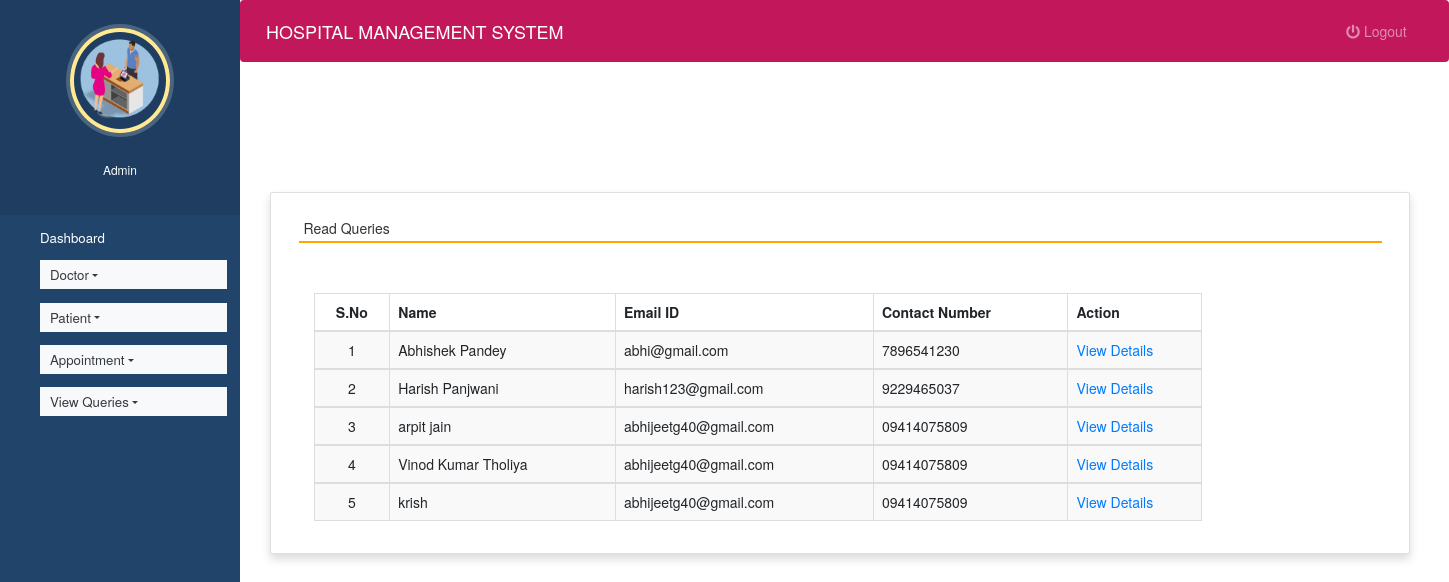
Screenshot of /read_queries (signed in) with the database file from the repository.
### hospitals/models.py (models this page shows, shortened)
class Contact(models.Model):
    name = models.CharField(max_length=100, null=True)
    contact = models.CharField(max_length=15, null=True)
    email = models.CharField(max_length=50, null=True)
    subject = models.CharField(max_length=100, null=True)
    message = models.CharField(max_length=300, null=True)
    msgdate = models.DateField(null=True)
    isread = models.CharField(max_length=10,null=True)

### hospitals/views.py (the view)
# urls.py: path('read_queries', read_queries, name='read_queries'),
def read_queries(request):
    if not request.user.is_authenticated:
        return redirect('login')
    contact = Contact.objects.filter(isread="yes")
    return render(request,'read_queries.html', locals())

### hospitals/templates/read_queries.html (shortened to what this page needs)
{% extends 'admin_nav.html' %}
{% load static %}
{% block content %}
<head>
 <link rel="stylesheet" href="https://maxcdn.bootstrapcdn.com/bootstrap/3.4.1/css/bootstrap.min.css">
  <link rel="stylesheet" href="https://cdnjs.cloudflare.com/ajax/libs/font-awesome/4.7.0/css/font-awesome.min.css">
  <link rel="stylesheet" href="https://use.fontawesome.com/releases/v5.6.3/css/all.css">
</head>
<br><br><br><br>
<div class="container card shadow m-5">
    <div class="card-body">
        <h5 class="p-2" style="border-bottom: 2px solid orange">Read Queries</h5>
		<div class="container mt-5">
            <table id="example" class="table table-striped table-bordered" style="width:80%">
			<thead>
                                    <tr>
                                        <th class="text-center">S.No</th>
                                        <th class="d-none d-sm-table-cell">Name</th>
                                        <th class="d-none d-sm-table-cell">Email ID</th>
                                        <th class="d-none d-sm-table-cell">Contact Number</th>
                                        <th class="d-none d-sm-table-cell" style="width: 15%;">Action</th>
                                    </tr>
                                </thead>
                                {% for i in contact %}
                                <tbody>
                                    <tr>
                                        <td class="text-center">{{forloop.counter}}</td>
                                        <td class="font-w600">{{i.name}}</td>
                                        <td class="font-w600">{{i.email}}</td>
                                        <td class="font-w600">{{i.contact}}</td>
                                        <td class="font-w600"><a href="{% url 'view_queries' i.id %}" class="text-primary">View Details</a></td>
                                    </tr>
                                        {% endfor %}
                                </tbody>
            </table>
        </div>
    </div>
</div>
{% endblock content %}

### hospitals/templates/admin_nav.html (shortened to what this page needs)
<!DOCTYPE html>
{% load static %}
<html lang="en">
<head>
  <link rel="stylesheet" href="https://stackpath.bootstrapcdn.com/bootstrap/4.3.1/css/bootstrap.min.css">
  <link rel="stylesheet" href="https://maxcdn.bootstrapcdn.com/font-awesome/4.7.0/css/font-awesome.min.css">
  <link rel="stylesheet" href="{% static 'style.css' %}">
</head>
<body>
  <nav class="menu" tabindex="0">
    <header class="avatar">
      <img src="{% static 'images/h8.png' %}" />
      <br><br>
      <h6 style="color : white">Admin</h6>
    </header>
    <ul>
      <li tabindex="0" class="icon-dashboard"> <a style="color:white; text-decoration:none;" href="{% url 'admin_home' %}"><span>Dashboard</span></a> </li>
      <li tabindex="0" class="nav-item dropdown icon-customers">
        <a href="" class="nav-link dropdown-toggle text-dark bg-light" id="navbardrop"
				data-toggle="dropdown" style="color:white; text-decoration:none;"> Doctor</a>
      </li>
      <li tabindex="0" class="nav-item dropdown icon-users">
        <a href="" class="nav-link dropdown-toggle text-dark bg-light" id="navbardrop"
				data-toggle="dropdown" style="color:white; text-decoration:none;"> Patient</a>
      </li>
      <li tabindex="0" class="nav-item dropdown icon-calendar">
        <a href="" class="nav-link dropdown-toggle text-dark bg-light" id="navbardrop"
				data-toggle="dropdown" style="color:white; text-decoration:none;"> Appointment</a>
      </li>
        <li tabindex="0" class="nav-item dropdown icon-calendar">
        <a href="" class="nav-link dropdown-toggle text-dark bg-light" id="navbardrop"
				data-toggle="dropdown" style="color:white; text-decoration:none;"> View Queries</a>
      </li>
    </ul>
  </nav>
  <main>
    <div class="bs-example">
      <nav class="navbar navbar-expand-md  navbar-dark fixed-top" style="background:#c2185b;">
        <a href="#" class="navbar-brand">HOSPITAL MANAGEMENT SYSTEM</a>
        <div class="collapse navbar-collapse justify-content-between" id="navbarCollapse">
          <div class="navbar-nav" style=" margin-left: 90%;">
            <a href="{% url 'logout' %}" class="nav-item nav-link"><i class="fas fa-power-off"></i> Logout</a>
          </div>
        </div>
      </nav>
    </div>
    {% block content %}
    {% endblock content %}
  </main>
</body>
</html>

### hospitals/static/style.css (style rules this page uses)
body { padding-left: 240px; }
main { position: relative; height: 100vh; }
.menu { background: #21446B; height: 100vh; width: 240px; position: fixed; top: 0px; left: 0; z-index: 5; outline: none; }
.menu .avatar { background: rgba(0, 0, 0, 0.1); padding: 2em 0.5em; text-align: center; }
.menu .avatar img { width: 100px; border-radius: 50%; overflow: hidden; border: 4px solid #ffea92; box-shadow: 0 0 0 4px rgba(255, 255, 255, 0.2); }
.menu ul { list-style: none; padding: 0.5em 0; margin: 0; }
.menu ul li { padding: 0.5em 1em 0.5em 3em; font-size: 0.95em; font-weight: regular; background-repeat: no-repeat; background-position: left 15px center; background-size: auto 20px; transition: all 0.15s linear; cursor: pointer; }
.menu ul li.icon-dashboard { background-image: url("http://www.entypo.com/images//gauge.svg"); }
.menu ul li.icon-customers { background-image: url("http://www.entypo.com/images//briefcase.svg"); }
.menu ul li.icon-users { background-image: url("http://www.entypo.com/images//users.svg"); }
.menu ul li.icon-calendar { background-image: url("http://www.entypo.com/images//calendar.svg"); }

### hospitals/templates/admin_nav.html (style rules this page uses)
a:link { text-decoration: none; }
a { color: white; }
body { padding-left: 240px; }
main { position: relative; height: 100vh; }
.menu { background: #21446B; height: 100vh; width: 240px; position: fixed; top: 0px; left: 0; z-index: 5; outline: none; }
.menu .avatar { background: rgba(0, 0, 0, 0.1); padding: 2em 0.5em; text-align: center; }
.menu .avatar img { width: 100px; border-radius: 50%; overflow: hidden; border: 4px solid #ffea92; box-shadow: 0 0 0 4px rgba(255, 255, 255, 0.2); }
.menu ul { list-style: none; padding: 0.5em 0; margin: 0; }
.menu ul li { padding: 0.5em 1em 0.5em 3em; font-size: 0.95em; font-weight: regular; background-repeat: no-repeat; background-position: left 15px center; background-size: auto 20px; transition: all 0.15s linear; cursor: pointer; }
.menu ul li.icon-dashboard { background-image: url("http://www.entypo.com/images//gauge.svg"); }
.menu ul li.icon-customers { background-image: url("http://www.entypo.com/images//briefcase.svg"); }
.menu ul li.icon-users { background-image: url("http://www.entypo.com/images//users.svg"); }
.menu ul li.icon-calendar { background-image: url("http://www.entypo.com/images//calendar.svg"); }

### rows the page displays
Contact: name "Abhishek Pandey", email "abhi@gmail.com", contact "7896541230"
Contact: name "Harish Panjwani", email "harish123@gmail.com", contact "9229465037"
Contact: name "arpit jain", email "abhijeetg40@gmail.com", contact "09414075809"
Contact: name "Vinod Kumar Tholiya", email "abhijeetg40@gmail.com", contact "09414075809"
Contact: name "krish", email "abhijeetg40@gmail.com", contact "09414075809"
